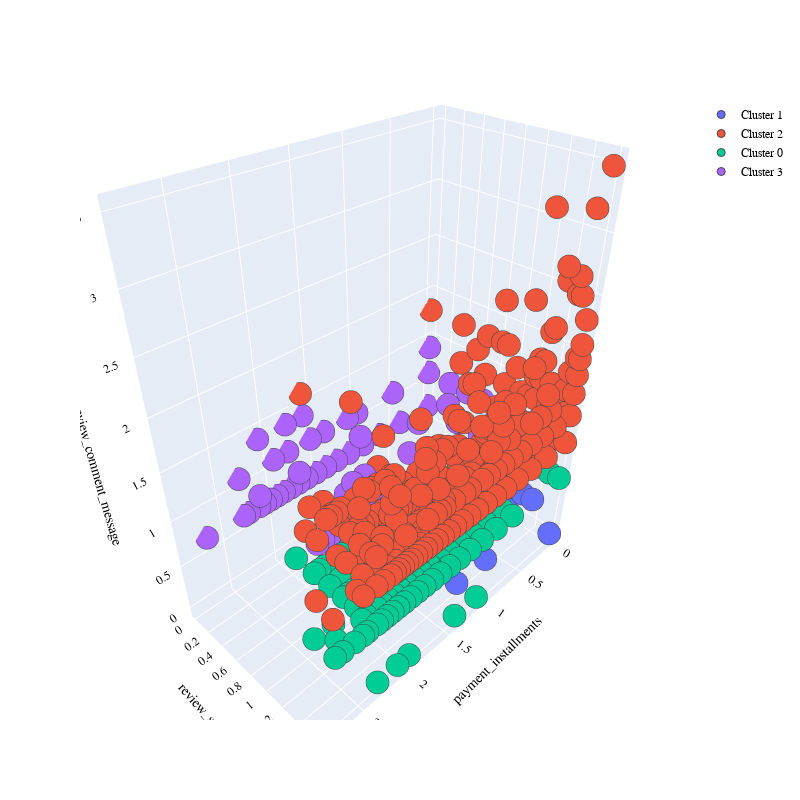

Notebook cell for this chart:
### Code cell
import plotly.graph_objects as go

PLOT = go.Figure()

for C in list(data.clusters.unique()):
    
    PLOT.add_trace(go.Scatter3d(x = data[data.clusters == C]['payment_installments'],
                                y = data[data.clusters == C]['review_score'],
                                z = data[data.clusters == C]['review_comment_message'],
                                mode = 'markers', marker_size = 8, marker_line_width = 1,
                                name = 'Cluster ' + str(C)))


PLOT.update_layout(width = 800, height = 800, autosize = True, showlegend = True,
                   scene = dict(xaxis=dict(title = 'payment_installments', titlefont_color = 'black'),
                                yaxis=dict(title = 'review_score', titlefont_color = 'black'),
                                zaxis=dict(title = 'review_comment_message', titlefont_color = 'black')),
                   font = dict(family = "Gilroy", color  = 'black', size = 12))


PLOT.update_yaxes(automargin=True)
PLOT.update_xaxes(automargin=True)

### Figure 1 — Plotly figure (JSON) as saved in the notebook; plotly's stock layout.template omitted (floating-point values rounded to 4 significant figures; data arrays with more than 128 entries replaced by an {"elided": "..."} marker saying what was removed)
{"data": [{"marker": {"line": {"width": 1}, "size": 8}, "mode": "markers", "name": "Cluster 1", "type": "scatter3d", "x": {"elided": "1154 float values"}, "y": {"elided": "1154 float values"}, "z": {"elided": "1154 float values"}}, {"marker": {"line": {"width": 1}, "size": 8}, "mode": "markers", "name": "Cluster 2", "type": "scatter3d", "x": {"elided": "641 float values"}, "y": {"elided": "641 float values"}, "z": {"elided": "641 float values"}}, {"marker": {"line": {"width": 1}, "size": 8}, "mode": "markers", "name": "Cluster 0", "type": "scatter3d", "x": {"elided": "947 float values"}, "y": {"elided": "947 float values"}, "z": {"elided": "947 float values"}}, {"marker": {"line": {"width": 1}, "size": 8}, "mode": "markers", "name": "Cluster 3", "type": "scatter3d", "x": {"elided": "246 float values"}, "y": {"elided": "246 float values"}, "z": {"elided": "246 float values"}}], "layout": {"autosize": true, "font": {"color": "black", "family": "Gilroy", "size": 12}, "height": 800, "scene": {"xaxis": {"title": {"font": {"color": "black"}, "text": "payment_installments"}}, "yaxis": {"title": {"font": {"color": "black"}, "text": "review_score"}}, "zaxis": {"title": {"font": {"color": "black"}, "text": "review_comment_message"}}}, "showlegend": true, "width": 800, "xaxis": {"automargin": true}, "yaxis": {"automargin": true}}}
